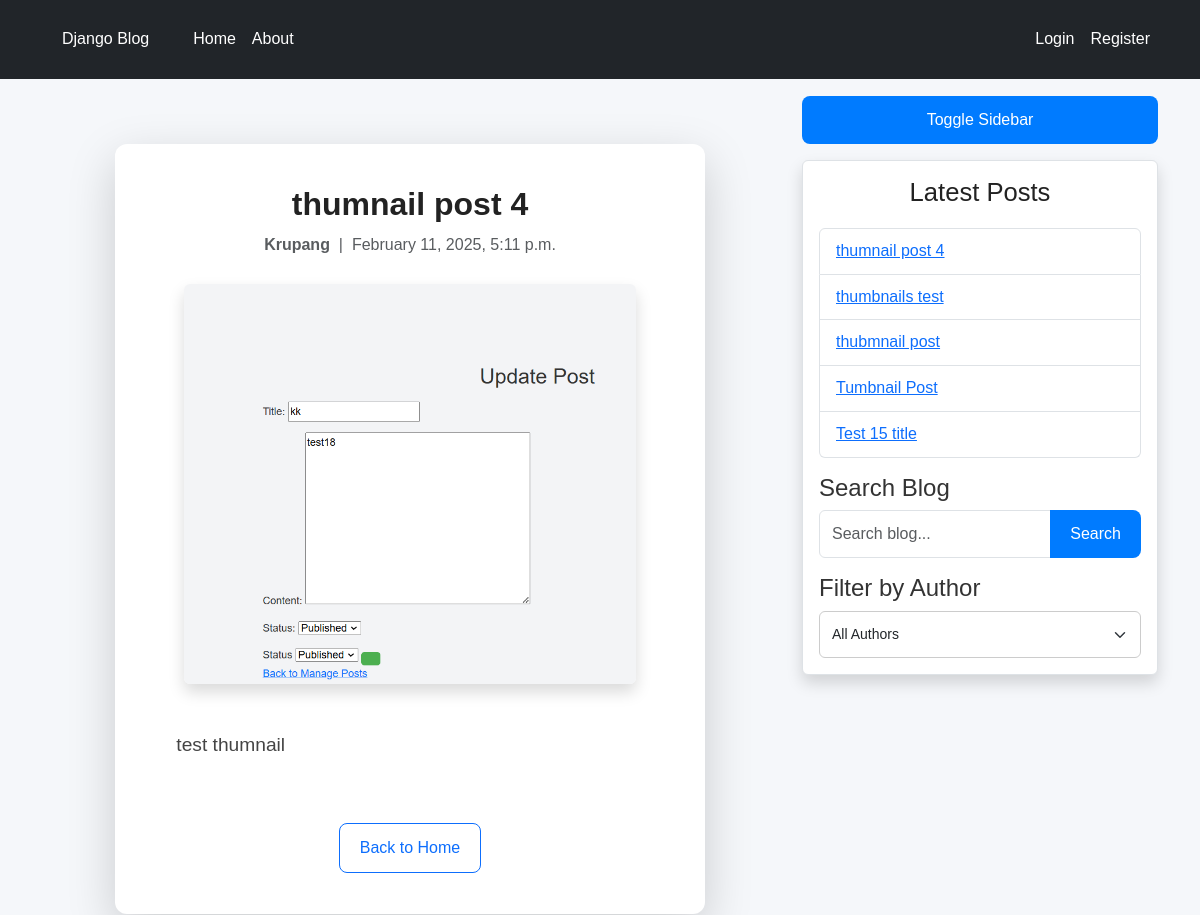
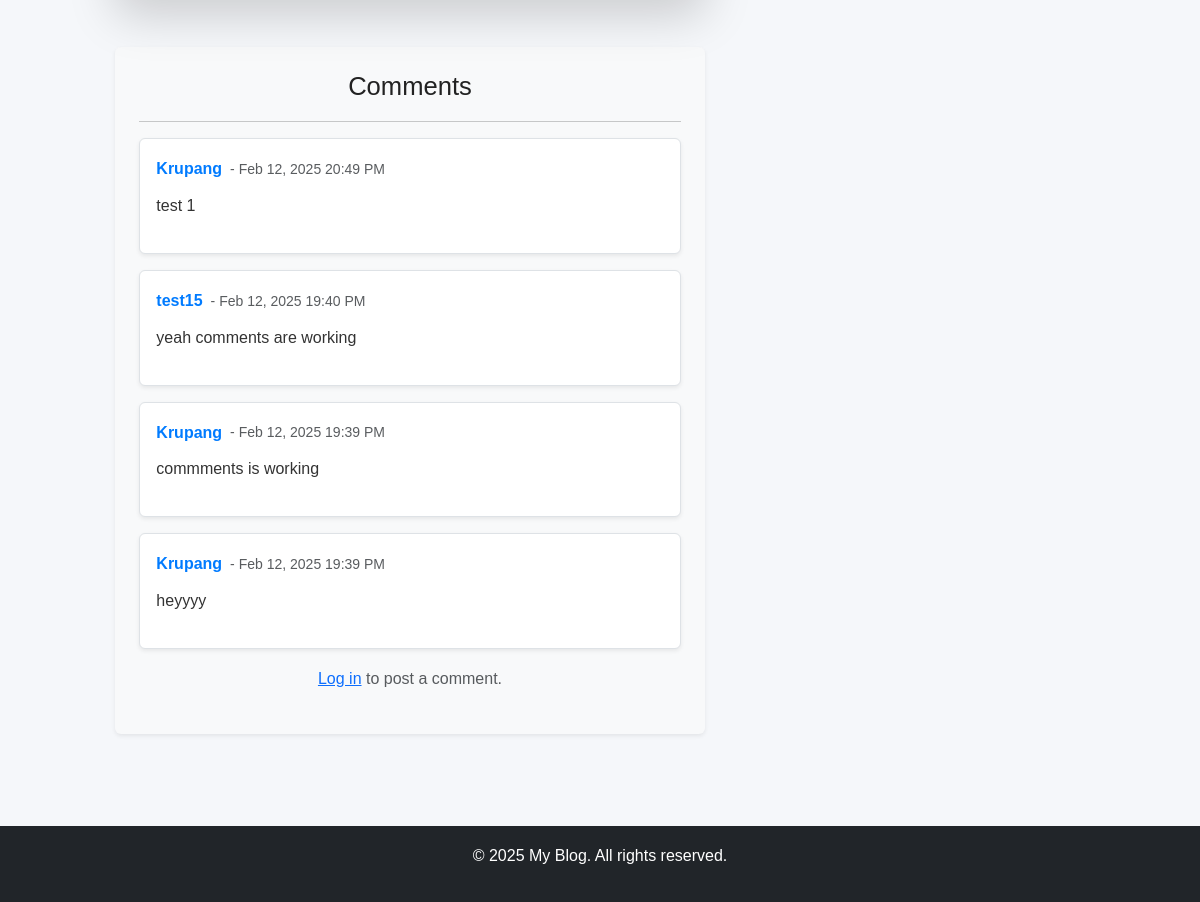
The app's page /post/24/ with its own data (2 pictures, top to bottom).
### blog/models.py (models this page shows, shortened)
class Post(models.Model):
    DRAFT = 'draft'
    PUBLISHED = 'published'
    STATUS_CHOICES = [
        (DRAFT, 'Draft'),
        (PUBLISHED, 'Published'),
    ]
    title = models.CharField(max_length=200)
    author = models.ForeignKey(User, on_delete=models.CASCADE)
    content = models.TextField()
    created_at = models.DateTimeField(auto_now_add=True)
    updated_at = models.DateTimeField(auto_now=True)
    status = models.CharField(max_length=10, choices=STATUS_CHOICES, default=DRAFT)
    thumbnail = models.ImageField(upload_to='thumbnails/', blank=True, null=True)

class Comment(models.Model):
    post = models.ForeignKey(Post, on_delete=models.CASCADE, related_name="comments")
    author = models.ForeignKey(User, on_delete=models.CASCADE)
    content = models.TextField()
    created_at = models.DateTimeField(auto_now_add=True)

### blog/views.py (the view)
# urls.py: path('post/<int:pk>/', views.post_detail, name='post_detail'),
def post_detail(request, pk):
    post = get_object_or_404(Post, pk=pk)
    comments = post.comments.all().order_by("-created_at")
    if request.method == "POST":
        if request.user.is_authenticated:
            form = CommentForm(request.POST)
            if form.is_valid():
                comment = form.save(commit=False)
                comment.post = post
                comment.author = request.user
                comment.save()
                messages.success(request, "Your comment has been added!")
                return redirect("post_detail", pk=post.pk)
        else:
            messages.error(request, "You must be logged in to comment.")
            return redirect("login")
    else:
        form = CommentForm()
    return render(request, "blog/post_detail.html", {"post": post, "comments": comments, "form": form})

### blog/forms.py
class CommentForm(forms.ModelForm):
    content = forms.CharField(
        widget=forms.Textarea(attrs={"class": "form-control", "rows": 3, "placeholder": "Write your comment here..."}),
        label="",
    )
    class Meta:
        model = Comment
        fields = ["content"]

### blog/views.py (called while the page is built)
def sidebar_context(request):
    latest_posts = Post.objects.filter(status='published').order_by('-created_at')[:5]
    authors = User.objects.filter(post__status='published').distinct()
    query = request.GET.get('q')
    search_results = None
    if query:
        search_results = Post.objects.filter(
            Q(title__icontains=query) | Q(content__icontains=query),
            status='published'
        )[:5]  # Limit search results
    return {
        'latest_posts': latest_posts,
        'authors': authors,
        'search_results': search_results,
    }

### blog/templates/blog/post_detail.html (shortened to what this page needs)
{% extends "blog/base.html" %}
{% load crispy_forms_tags %}
{% block content %}
<div class="container mt-5">
    <div class="row justify-content-center">
        <div class="col-lg-10">
            <div class="card blog-post-card shadow-lg border-0">
                <div class="card-body">
                    <h1 class="card-title text-center">{{ post.title }}</h1>
                    <div class="post-meta text-center">
                        <span class="text-muted">
                             <strong>{{ post.author }}</strong>
                            &nbsp;|&nbsp;
                             {{ post.created_at|date:"F j, Y, g:i a" }}
                        </span>
                    </div>
                    {% if post.thumbnail %}
                    <div class="text-center my-4">
                        <img src="{{ post.thumbnail.url }}" class="post-thumbnail rounded shadow" alt="{{ post.title }}">
                    </div>
                    {% endif %}
                    <div class="post-content">
                        {{ post.content|linebreaks }}
                    </div>
                    <div class="text-center mt-4">
                        <a href="{% url 'blog-home' %}" class="btn btn-outline-primary">
                             Back to Home
                        </a>
                    </div>
                </div>
            </div>
            <div class="comments-section mt-5 p-4 bg-light rounded shadow-sm">
                <h3 class="text-center"> Comments</h3>
                <hr>
                {% for comment in comments %}
                    <div class="comment mb-3 p-3 border rounded bg-white shadow-sm">
                        <div class="d-flex align-items-center">
                            <strong class="me-2">{{ comment.author }}</strong>
                            <span class="text-muted small">- {{ comment.created_at|date:"M d, Y H:i A" }}</span>
                        </div>
                        <p class="mt-2">{{ comment.content }}</p>
                    </div>
                {% empty %}
                    <p class="text-center text-muted">No comments yet. Be the first to comment!</p>
                {% endfor %}
                {% if user.is_authenticated %}
                    <form method="post" class="mt-4">
                        {% csrf_token %}
                        {{ form|crispy }}
                        <div class="text-center">
                            <button type="submit" class="btn btn-primary"><i class="fas fa-comment-alt"></i> Post Comment</button>
                        </div>
                    </form>
                {% else %}
                    <p class="text-center text-muted">
                        <a href="{% url 'login' %}" class="text-primary">Log in</a> to post a comment.
                    </p>
                {% endif %}
            </div>
        </div>
    </div>
</div>
{% endblock %}

### blog/templates/blog/base.html (shortened to what this page needs)
{% load static %}
{% load crispy_forms_tags %}
<!DOCTYPE html>
<html lang="en">
<head>
    <link href="https://cdn.jsdelivr.net/npm/bootstrap@5.3.3/dist/css/bootstrap.min.css" rel="stylesheet">
    <link rel="stylesheet" href="{% static 'blog/styles.css' %}">
</head>
<body>
    <header class="site-header">
        <nav class="navbar navbar-expand-md navbar-dark bg-dark fixed-top">
            <div class="container">
                <a class="navbar-brand" href="{% url 'blog-home' %}">Django Blog</a>
                <div class="collapse navbar-collapse" id="navbarToggle">
                    <div class="navbar-nav me-auto">
                        <a class="nav-item nav-link" href="{% url 'blog-home' %}">Home</a>
                        <a class="nav-item nav-link" href="{% url 'blog-about' %}">About</a>
                    </div>
                    <div class="navbar-nav">
                        {% if user.is_authenticated %}
                            <a class="nav-item nav-link" href="{% url 'manage_posts' %}">Manage Posts</a>
                            <a class="nav-item nav-link" href="{% url 'profile' %}">Profile</a>
                            <a class="nav-item nav-link" href="{% url 'logout' %}">Logout</a>
                        {% else %}
                            <a class="nav-item nav-link" href="{% url 'login' %}">Login</a>
                            <a class="nav-item nav-link" href="{% url 'register' %}">Register</a>
                        {% endif %}
                    </div>
                </div>
            </div>
        </nav>
    </header>
    <main role="main" class="container mt-5 pt-5">
        <div class="row">
            <div class="col-md-8">
                <div id="postContainer">
                    {% block content %}{% endblock %}
                </div>
            </div>
            <div class="col-md-4">
                <button class="btn btn-primary w-100 mb-3" onclick="toggleSidebar()">Toggle Sidebar</button>
                <div id="sidebar-content" class="p-3 border rounded shadow">
                    <h3>Latest Posts</h3>
                    <ul class="list-group">
                        {% for post in latest_posts %}
                            <li class="list-group-item">
                                <a href="{% url 'post_detail' pk=post.pk %}">{{ post.title }}</a>
                            </li>
                        {% empty %}
                            <li class="list-group-item text-muted">No posts available.</li>
                        {% endfor %}
                    </ul>
                    <div class="mt-3">
                        <h4>Search Blog</h4>
                        <form id="searchForm">
                            <div class="input-group">
                                <input type="text" id="searchInput" class="form-control" placeholder="Search blog...">
                                <button type="submit" class="btn btn-primary">Search</button>
                            </div>
                        </form>
                    </div>
                    <div class="mt-3">
                        <h4>Filter by Author</h4>
                        <select id="authorSelect" class="form-select">
                            <option value="">All Authors</option>
                        </select>
                    </div>
                </div>
            </div>
        </div>
    </main>
    <footer class="bg-dark text-white text-center py-3 mt-5">
        <p>&copy; 2025 My Blog. All rights reserved.</p>
    </footer>
</body>
</html>

### blog/static/blog/styles.css (style rules this page uses)
body { background: #f5f7fa; color: #333; font-family: "Poppins", Arial, sans-serif; margin: 0; padding: 0; line-height: 1.8; }
h1, h2, h3 { text-align: center; color: #222; margin-bottom: 20px; }
h1 { font-size: 2.5rem; font-weight: bold; }
h3 { font-size: 1.6rem; }
.navbar { position: fixed; top: 0; width: 100%; background: #333; padding: 15px 0; display: flex; justify-content: center; z-index: 1000; transition: background 0.3s ease-in-out; }
.navbar a { color: white; text-decoration: none; padding: 10px 20px; font-size: 1rem; transition: background 0.3s ease, color 0.3s ease; }
.post-thumbnail { max-width: 100%; max-height: 400px; object-fit: contain; border-radius: 10px; margin-bottom: 15px; display: block; margin-left: auto; margin-right: auto; }
.post-content { padding: 20px; font-size: 1.1rem; color: #444; }
#sidebar-content { background: white; padding: 15px; border-radius: 8px; box-shadow: 0 4px 6px rgba(0, 0, 0, 0.1); transition: max-height 0.3s ease-in-out; }
.form-select, input, textarea { width: 100%; padding: 12px; border-radius: 6px; border: 1px solid #ccc; font-size: 14px; transition: all 0.3s ease-in-out; }
button, .form-button { padding: 12px 20px; font-size: 16px; font-weight: bold; color: white; background: #007bff; border: none; border-radius: 6px; cursor: pointer; transition: background 0.3s ease, transform 0.2s ease; }
.blog-post-card { background: white; border-radius: 12px; transition: all 0.3s ease-in-out; padding: 25px; }
.card-title { font-size: 2rem; font-weight: bold; color: #222; }
.post-meta { font-size: 1rem; color: #777; }
.post-content { font-size: 1.2rem; line-height: 1.8; color: #444; text-align: justify; }
.comments-section { background: #ffffff; border-radius: 10px; padding: 25px; box-shadow: 0 4px 6px rgba(0, 0, 0, 0.1); margin-top: 30px; }
.comment { background: #f9f9f9; padding: 15px; border-radius: 8px; margin-bottom: 15px; box-shadow: 0px 2px 4px rgba(0, 0, 0, 0.1); }
.comment strong { color: #007bff; }
.btn { font-size: 1rem; padding: 12px 20px; border-radius: 8px; transition: all 0.3s ease-in-out; }
.btn-primary { background: #007bff; border: none; }

### records on screen
Post: title "thumnail post 4", author "Krupang", created_at "February 11, 2025, 5:11 p.m.", thumbnail (picture), content "test thumnail"
Comment: author "Krupang", created_at "Feb 12, 2025 20:49 PM", content "test 1"
Comment: author "test15", created_at "Feb 12, 2025 19:40 PM", content "yeah comments are working"
Comment: author "Krupang", created_at "Feb 12, 2025 19:39 PM", content "commments is working"
Comment: author "Krupang", created_at "Feb 12, 2025 19:39 PM", content "heyyyy"
Post: title "thumbnails test"
Post: title "thubmnail post"
Post: title "Tumbnail Post"
Post: title "Test 15 title"
